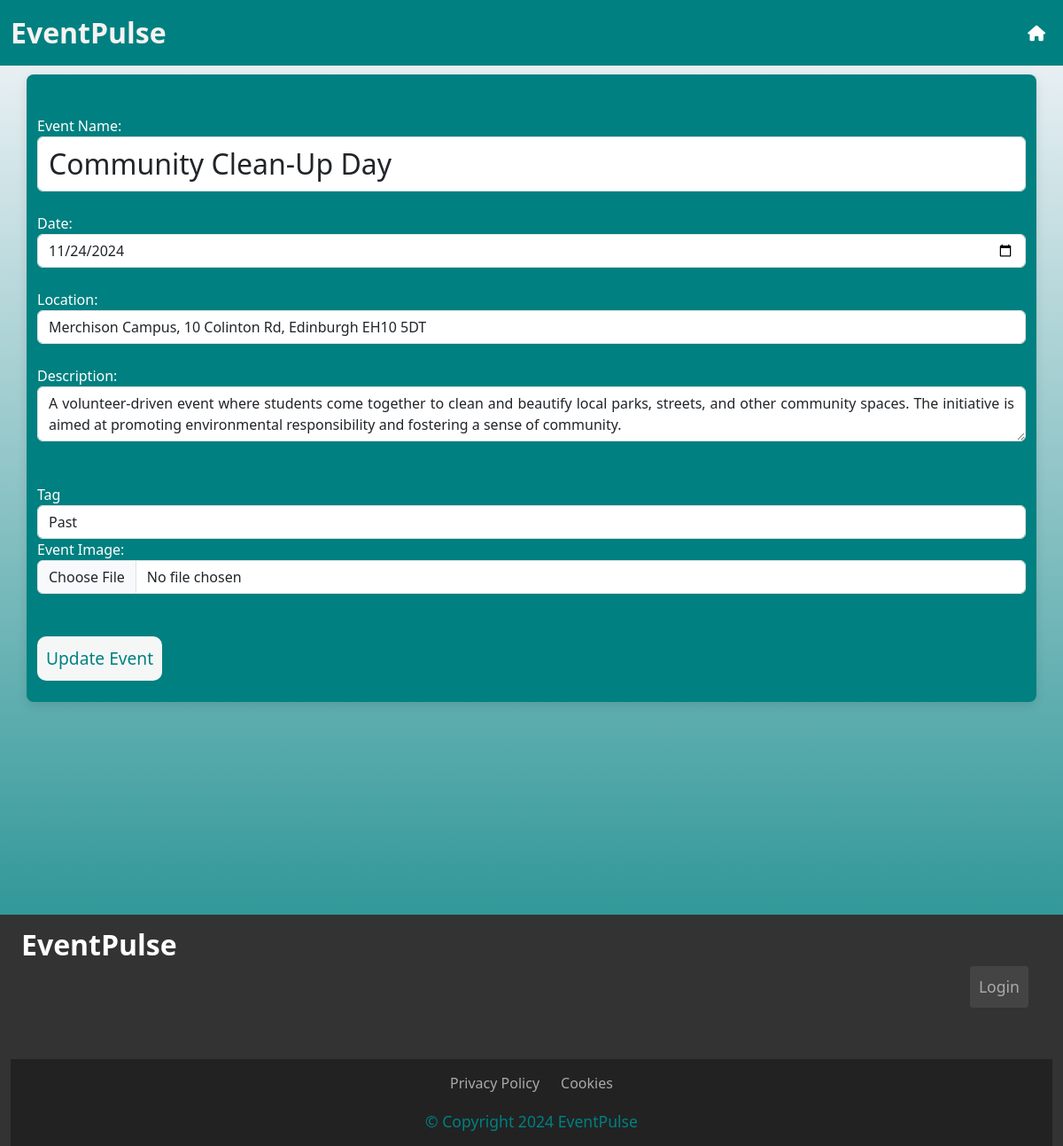
Page /events/edit/5 on the earlier database version.
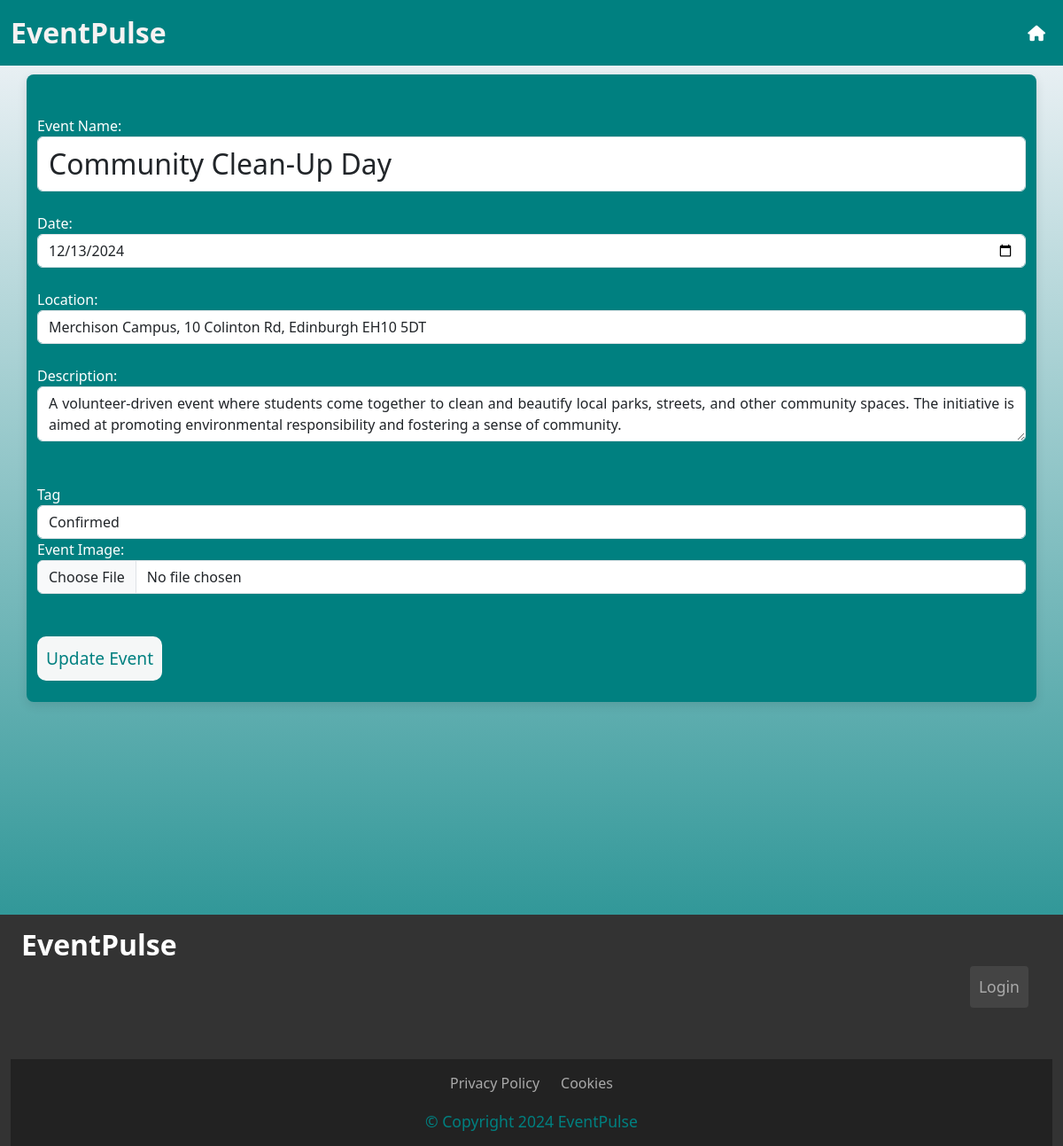
Same page on the later database version.
### app.py (models this page shows)
class Event(db.Model):
    eventId = db.Column(db.Integer, primary_key=True)
    eventName = db.Column(db.String(100), nullable=False)
    description = db.Column(db.Text)
    date = db.Column(db.Date, nullable=False)
    location = db.Column(db.String(100), nullable=False)
    tag = db.Column(db.Enum(EventStatus), nullable=False)
    image_url = db.Column(db.String(255), nullable=True)
    votes = db.Column(db.Integer, default=0)

### app.py (the view, shortened to what this page needs)
@app.route('/events/edit/<int:event_id>', methods=['GET', 'POST'])
def edit_event(event_id):
    Events = select(Event).filter(Event.eventId == event_id)
    event = db.session.execute(Events).scalar_one_or_none()
    if event is None:
        return redirect(url_for('admin_index'))  # or handle 404
    return render_template('edit_event.html', event=event, EventStatus=EventStatus)

### app.py (called while the page is built)
@app.before_request
def update_event_tags():
    db.create_all()
    today = date.today()
    events_to_update = Event.query.filter(
        Event.date < today,
        Event.tag.in_([EventStatus.Proposed, EventStatus.Confirmed])
    ).all()
    for event in events_to_update:
        event.tag = EventStatus.Past  # Change the tag to 'Past'
    db.session.commit()

### templates/edit_event.html (shortened to what this page needs)
{% extends 'base.html' %}
{% block content %}
<div class="container addEventContainer">
    <h2>Edit Event</h2>
    <form method="post" enctype="multipart/form-data">
        <label for="eventName">Event Name:</label><br>
        <input type="text" id="eventName" name="eventName" class="form-control" value="{{ event.eventName }}"
            required><br>
        <label for="date">Date:</label><br>
        <input type="date" id="date" name="date" class="form-control" value="{{ event.date }}" required><br>
        <label for="location">Location:</label><br>
        <input type="text" id="location" name="location" class="form-control" value="{{ event.location }}" required><br>
        <label for="description">Description:</label><br>
        <textarea id="description" name="description" class="form-control">{{ event.description }}</textarea><br><br>
        <div class="form-group">
            <label for="tag">Tag</label>
            <select class="form-control" id="tag" name="tag" required>
                {% for status in EventStatus %}
                <option value="{{ status.name }}" class="form-control" {% if event.tag==status %}selected{% endif %}>{{
                    status.value }}</option>
                {% endfor %}
            </select>
        </div>
        <label for="image">Event Image:</label><br>
        <input type="file" id="image_url" name="image_url" class="form-control" accept="image/*"><br><br>
        <input type="submit" class="btn-add" value="Update Event"><br><br>
    </form>
</div>
{% endblock %}

Differences in the rows shown:
changed Event "Community Clean-Up Day": date "11/24/2024" → "12/13/2024"; tag "Past" → "Confirmed"
